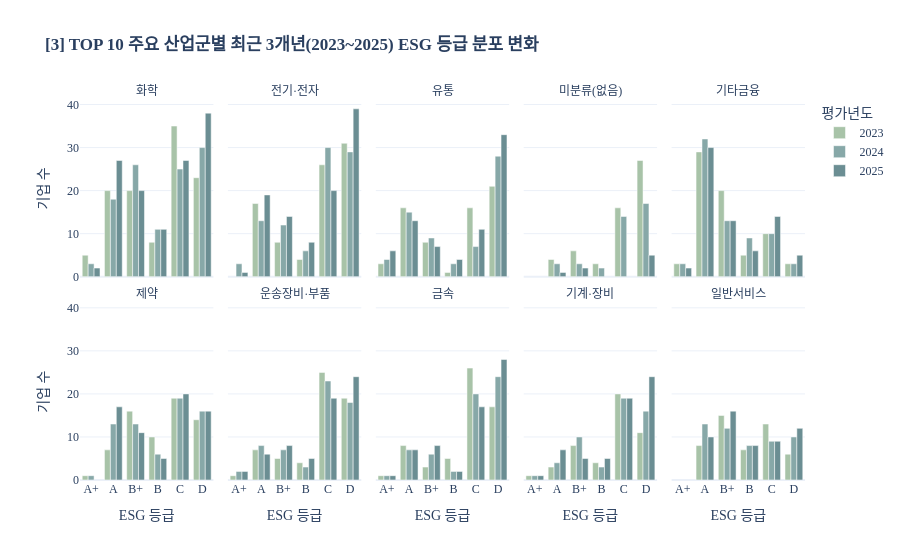

This figure's notebook cell:
### Markdown cell above
##### 3-6. TOP 10 주요 산업군의 최근 3개년(2023~2025) ESG 등급 추이

### Code cell
grade_order = ['A+', 'A', 'B+', 'B', 'C', 'D']

# TOP 10 산업군 & 최근 3개년 데이터 필터링
df_top10_3y = df[(df['평가년도'].isin([2023, 2024, 2025])) & 
                 (df['업종명_채움'].isin(top10_sectors)) & 
                 (df['ESG등급'].isin(grade_order))].copy()

df_top10_3y['평가년도'] = df_top10_3y['평가년도'].astype(str)

sector_esg_3y = df_top10_3y.groupby(['업종명_채움', '평가년도', 'ESG등급']).size().reset_index(name='기업수')

# [3] TOP 10 주요 산업군의 최근 3개년 ESG 등급 분포
fig3 = px.bar(
    sector_esg_3y,
    x='ESG등급',
    y='기업수',
    color='평가년도',
    facet_col='업종명_채움',
    facet_col_wrap=5,  # 5개씩 2줄 배치
    barmode='group',
    category_orders={'ESG등급': grade_order, '업종명_채움': top10_sectors},
    title='<b>[3] TOP 10 주요 산업군별 최근 3개년(2023~2025) ESG 등급 분포 변화</b>',
    labels={'기업수': '기업 수', 'ESG등급': 'ESG 등급', '평가년도': '연도'},
    color_discrete_map={'2023': '#A8C3A8', '2024': '#87A8A8', '2025': '#6B8E93'}
)

fig3.update_layout(
    font_family='Apple SD Gothic Neo',
    template='plotly_white',
    legend_title_text='평가년도'
)
fig3.for_each_annotation(lambda a: a.update(text=a.text.split("=")[-1])) # 서브플롯 타이틀 정리
fig3.show()

### Figure 1 — Plotly figure (JSON) as saved in the notebook; plotly's stock layout.template omitted (floating-point values rounded to 4 significant figures)
{"data": [{"alignmentgroup": "True", "hovertemplate": "연도=2023<br>업종명_채움=화학<br>ESG 등급=%{x}<br>기업 수=%{y}<extra></extra>", "legendgroup": "2023", "marker": {"color": "#A8C3A8", "pattern": {"shape": ""}}, "name": "2023", "offsetgroup": "2023", "orientation": "v", "showlegend": true, "textposition": "auto", "type": "bar", "x": ["A", "A+", "B", "B+", "C", "D"], "xaxis": "x6", "y": [20, 5, 8, 20, 35, 23], "yaxis": "y6"}, {"alignmentgroup": "True", "hovertemplate": "연도=2023<br>업종명_채움=전기·전자<br>ESG 등급=%{x}<br>기업 수=%{y}<extra></extra>", "legendgroup": "2023", "marker": {"color": "#A8C3A8", "pattern": {"shape": ""}}, "name": "2023", "offsetgroup": "2023", "orientation": "v", "showlegend": false, "textposition": "auto", "type": "bar", "x": ["A", "B", "B+", "C", "D"], "xaxis": "x7", "y": [17, 4, 8, 26, 31], "yaxis": "y7"}, {"alignmentgroup": "True", "hovertemplate": "연도=2023<br>업종명_채움=유통<br>ESG 등급=%{x}<br>기업 수=%{y}<extra></extra>", "legendgroup": "2023", "marker": {"color": "#A8C3A8", "pattern": {"shape": ""}}, "name": "2023", "offsetgroup": "2023", "orientation": "v", "showlegend": false, "textposition": "auto", "type": "bar", "x": ["A", "A+", "B", "B+", "C", "D"], "xaxis": "x8", "y": [16, 3, 1, 8, 16, 21], "yaxis": "y8"}, {"alignmentgroup": "True", "hovertemplate": "연도=2023<br>업종명_채움=미분류(없음)<br>ESG 등급=%{x}<br>기업 수=%{y}<extra></extra>", "legendgroup": "2023", "marker": {"color": "#A8C3A8", "pattern": {"shape": ""}}, "name": "2023", "offsetgroup": "2023", "orientation": "v", "showlegend": false, "textposition": "auto", "type": "bar", "x": ["A", "B", "B+", "C", "D"], "xaxis": "x9", "y": [4, 3, 6, 16, 27], "yaxis": "y9"}, {"alignmentgroup": "True", "hovertemplate": "연도=2023<br>업종명_채움=기타금융<br>ESG 등급=%{x}<br>기업 수=%{y}<extra></extra>", "legendgroup": "2023", "marker": {"color": "#A8C3A8", "pattern": {"shape": ""}}, "name": "2023", "offsetgroup": "2023", "orientation": "v", "showlegend": false, "textposition": "auto", "type": "bar", "x": ["A", "A+", "B", "B+", "C", "D"], "xaxis": "x10", "y": [29, 3, 5, 20, 10, 3], "yaxis": "y10"}, {"alignmentgroup": "True", "hovertemplate": "연도=2023<br>업종명_채움=제약<br>ESG 등급=%{x}<br>기업 수=%{y}<extra></extra>", "legendgroup": "2023", "marker": {"color": "#A8C3A8", "pattern": {"shape": ""}}, "name": "2023", "offsetgroup": "2023", "orientation": "v", "showlegend": false, "textposition": "auto", "type": "bar", "x": ["A", "A+", "B", "B+", "C", "D"], "xaxis": "x", "y": [7, 1, 10, 16, 19, 14], "yaxis": "y"}, {"alignmentgroup": "True", "hovertemplate": "연도=2023<br>업종명_채움=운송장비·부품<br>ESG 등급=%{x}<br>기업 수=%{y}<extra></extra>", "legendgroup": "2023", "marker": {"color": "#A8C3A8", "pattern": {"shape": ""}}, "name": "2023", "offsetgroup": "2023", "orientation": "v", "showlegend": false, "textposition": "auto", "type": "bar", "x": ["A", "A+", "B", "B+", "C", "D"], "xaxis": "x2", "y": [7, 1, 4, 5, 25, 19], "yaxis": "y2"}, {"alignmentgroup": "True", "hovertemplate": "연도=2023<br>업종명_채움=금속<br>ESG 등급=%{x}<br>기업 수=%{y}<extra></extra>", "legendgroup": "2023", "marker": {"color": "#A8C3A8", "pattern": {"shape": ""}}, "name": "2023", "offsetgroup": "2023", "orientation": "v", "showlegend": false, "textposition": "auto", "type": "bar", "x": ["A", "A+", "B", "B+", "C", "D"], "xaxis": "x3", "y": [8, 1, 5, 3, 26, 17], "yaxis": "y3"}, {"alignmentgroup": "True", "hovertemplate": "연도=2023<br>업종명_채움=기계·장비<br>ESG 등급=%{x}<br>기업 수=%{y}<extra></extra>", "legendgroup": "2023", "marker": {"color": "#A8C3A8", "pattern": {"shape": ""}}, "name": "2023", "offsetgroup": "2023", "orientation": "v", "showlegend": false, "textposition": "auto", "type": "bar", "x": ["A", "A+", "B", "B+", "C", "D"], "xaxis": "x4", "y": [3, 1, 4, 8, 20, 11], "yaxis": "y4"}, {"alignmentgroup": "True", "hovertemplate": "연도=2023<br>업종명_채움=일반서비스<br>ESG 등급=%{x}<br>기업 수=%{y}<extra></extra>", "legendgroup": "2023", "marker": {"color": "#A8C3A8", "pattern": {"shape": ""}}, "name": "2023", "offsetgroup": "2023", "orientation": "v", "showlegend": false, "textposition": "auto", "type": "bar", "x": ["A", "B", "B+", "C", "D"], "xaxis": "x5", "y": [8, 7, 15, 13, 6], "yaxis": "y5"}, {"alignmentgroup": "True", "hovertemplate": "연도=2024<br>업종명_채움=화학<br>ESG 등급=%{x}<br>기업 수=%{y}<extra></extra>", "legendgroup": "2024", "marker": {"color": "#87A8A8", "pattern": {"shape": ""}}, "name": "2024", "offsetgroup": "2024", "orientation": "v", "showlegend": true, "textposition": "auto", "type": "bar", "x": ["A", "A+", "B", "B+", "C", "D"], "xaxis": "x6", "y": [18, 3, 11, 26, 25, 30], "yaxis": "y6"}, {"alignmentgroup": "True", "hovertemplate": "연도=2024<br>업종명_채움=전기·전자<br>ESG 등급=%{x}<br>기업 수=%{y}<extra></extra>", "legendgroup": "2024", "marker": {"color": "#87A8A8", "pattern": {"shape": ""}}, "name": "2024", "offsetgroup": "2024", "orientation": "v", "showlegend": false, "textposition": "auto", "type": "bar", "x": ["A", "A+", "B", "B+", "C", "D"], "xaxis": "x7", "y": [13, 3, 6, 12, 30, 29], "yaxis": "y7"}, {"alignmentgroup": "True", "hovertemplate": "연도=2024<br>업종명_채움=유통<br>ESG 등급=%{x}<br>기업 수=%{y}<extra></extra>", "legendgroup": "2024", "marker": {"color": "#87A8A8", "pattern": {"shape": ""}}, "name": "2024", "offsetgroup": "2024", "orientation": "v", "showlegend": false, "textposition": "auto", "type": "bar", "x": ["A", "A+", "B", "B+", "C", "D"], "xaxis": "x8", "y": [15, 4, 3, 9, 7, 28], "yaxis": "y8"}, {"alignmentgroup": "True", "hovertemplate": "연도=2024<br>업종명_채움=미분류(없음)<br>ESG 등급=%{x}<br>기업 수=%{y}<extra></extra>", "legendgroup": "2024", "marker": {"color": "#87A8A8", "pattern": {"shape": ""}}, "name": "2024", "offsetgroup": "2024", "orientation": "v", "showlegend": false, "textposition": "auto", "type": "bar", "x": ["A", "B", "B+", "C", "D"], "xaxis": "x9", "y": [3, 2, 3, 14, 17], "yaxis": "y9"}, {"alignmentgroup": "True", "hovertemplate": "연도=2024<br>업종명_채움=기타금융<br>ESG 등급=%{x}<br>기업 수=%{y}<extra></extra>", "legendgroup": "2024", "marker": {"color": "#87A8A8", "pattern": {"shape": ""}}, "name": "2024", "offsetgroup": "2024", "orientation": "v", "showlegend": false, "textposition": "auto", "type": "bar", "x": ["A", "A+", "B", "B+", "C", "D"], "xaxis": "x10", "y": [32, 3, 9, 13, 10, 3], "yaxis": "y10"}, {"alignmentgroup": "True", "hovertemplate": "연도=2024<br>업종명_채움=제약<br>ESG 등급=%{x}<br>기업 수=%{y}<extra></extra>", "legendgroup": "2024", "marker": {"color": "#87A8A8", "pattern": {"shape": ""}}, "name": "2024", "offsetgroup": "2024", "orientation": "v", "showlegend": false, "textposition": "auto", "type": "bar", "x": ["A", "A+", "B", "B+", "C", "D"], "xaxis": "x", "y": [13, 1, 6, 13, 19, 16], "yaxis": "y"}, {"alignmentgroup": "True", "hovertemplate": "연도=2024<br>업종명_채움=운송장비·부품<br>ESG 등급=%{x}<br>기업 수=%{y}<extra></extra>", "legendgroup": "2024", "marker": {"color": "#87A8A8", "pattern": {"shape": ""}}, "name": "2024", "offsetgroup": "2024", "orientation": "v", "showlegend": false, "textposition": "auto", "type": "bar", "x": ["A", "A+", "B", "B+", "C", "D"], "xaxis": "x2", "y": [8, 2, 3, 7, 23, 18], "yaxis": "y2"}, {"alignmentgroup": "True", "hovertemplate": "연도=2024<br>업종명_채움=금속<br>ESG 등급=%{x}<br>기업 수=%{y}<extra></extra>", "legendgroup": "2024", "marker": {"color": "#87A8A8", "pattern": {"shape": ""}}, "name": "2024", "offsetgroup": "2024", "orientation": "v", "showlegend": false, "textposition": "auto", "type": "bar", "x": ["A", "A+", "B", "B+", "C", "D"], "xaxis": "x3", "y": [7, 1, 2, 6, 20, 24], "yaxis": "y3"}, {"alignmentgroup": "True", "hovertemplate": "연도=2024<br>업종명_채움=기계·장비<br>ESG 등급=%{x}<br>기업 수=%{y}<extra></extra>", "legendgroup": "2024", "marker": {"color": "#87A8A8", "pattern": {"shape": ""}}, "name": "2024", "offsetgroup": "2024", "orientation": "v", "showlegend": false, "textposition": "auto", "type": "bar", "x": ["A", "A+", "B", "B+", "C", "D"], "xaxis": "x4", "y": [4, 1, 3, 10, 19, 16], "yaxis": "y4"}, {"alignmentgroup": "True", "hovertemplate": "연도=2024<br>업종명_채움=일반서비스<br>ESG 등급=%{x}<br>기업 수=%{y}<extra></extra>", "legendgroup": "2024", "marker": {"color": "#87A8A8", "pattern": {"shape": ""}}, "name": "2024", "offsetgroup": "2024", "orientation": "v", "showlegend": false, "textposition": "auto", "type": "bar", "x": ["A", "B", "B+", "C", "D"], "xaxis": "x5", "y": [13, 8, 12, 9, 10], "yaxis": "y5"}, {"alignmentgroup": "True", "hovertemplate": "연도=2025<br>업종명_채움=화학<br>ESG 등급=%{x}<br>기업 수=%{y}<extra></extra>", "legendgroup": "2025", "marker": {"color": "#6B8E93", "pattern": {"shape": ""}}, "name": "2025", "offsetgroup": "2025", "orientation": "v", "showlegend": true, "textposition": "auto", "type": "bar", "x": ["A", "A+", "B", "B+", "C", "D"], "xaxis": "x6", "y": [27, 2, 11, 20, 27, 38], "yaxis": "y6"}, {"alignmentgroup": "True", "hovertemplate": "연도=2025<br>업종명_채움=전기·전자<br>ESG 등급=%{x}<br>기업 수=%{y}<extra></extra>", "legendgroup": "2025", "marker": {"color": "#6B8E93", "pattern": {"shape": ""}}, "name": "2025", "offsetgroup": "2025", "orientation": "v", "showlegend": false, "textposition": "auto", "type": "bar", "x": ["A", "A+", "B", "B+", "C", "D"], "xaxis": "x7", "y": [19, 1, 8, 14, 20, 39], "yaxis": "y7"}, {"alignmentgroup": "True", "hovertemplate": "연도=2025<br>업종명_채움=유통<br>ESG 등급=%{x}<br>기업 수=%{y}<extra></extra>", "legendgroup": "2025", "marker": {"color": "#6B8E93", "pattern": {"shape": ""}}, "name": "2025", "offsetgroup": "2025", "orientation": "v", "showlegend": false, "textposition": "auto", "type": "bar", "x": ["A", "A+", "B", "B+", "C", "D"], "xaxis": "x8", "y": [13, 6, 4, 7, 11, 33], "yaxis": "y8"}, {"alignmentgroup": "True", "hovertemplate": "연도=2025<br>업종명_채움=미분류(없음)<br>ESG 등급=%{x}<br>기업 수=%{y}<extra></extra>", "legendgroup": "2025", "marker": {"color": "#6B8E93", "pattern": {"shape": ""}}, "name": "2025", "offsetgroup": "2025", "orientation": "v", "showlegend": false, "textposition": "auto", "type": "bar", "x": ["A", "B+", "D"], "xaxis": "x9", "y": [1, 2, 5], "yaxis": "y9"}, {"alignmentgroup": "True", "hovertemplate": "연도=2025<br>업종명_채움=기타금융<br>ESG 등급=%{x}<br>기업 수=%{y}<extra></extra>", "legendgroup": "2025", "marker": {"color": "#6B8E93", "pattern": {"shape": ""}}, "name": "2025", "offsetgroup": "2025", "orientation": "v", "showlegend": false, "textposition": "auto", "type": "bar", "x": ["A", "A+", "B", "B+", "C", "D"], "xaxis": "x10", "y": [30, 2, 6, 13, 14, 5], "yaxis": "y10"}, {"alignmentgroup": "True", "hovertemplate": "연도=2025<br>업종명_채움=제약<br>ESG 등급=%{x}<br>기업 수=%{y}<extra></extra>", "legendgroup": "2025", "marker": {"color": "#6B8E93", "pattern": {"shape": ""}}, "name": "2025", "offsetgroup": "2025", "orientation": "v", "showlegend": false, "textposition": "auto", "type": "bar", "x": ["A", "B", "B+", "C", "D"], "xaxis": "x", "y": [17, 5, 11, 20, 16], "yaxis": "y"}, {"alignmentgroup": "True", "hovertemplate": "연도=2025<br>업종명_채움=운송장비·부품<br>ESG 등급=%{x}<br>기업 수=%{y}<extra></extra>", "legendgroup": "2025", "marker": {"color": "#6B8E93", "pattern": {"shape": ""}}, "name": "2025", "offsetgroup": "2025", "orientation": "v", "showlegend": false, "textposition": "auto", "type": "bar", "x": ["A", "A+", "B", "B+", "C", "D"], "xaxis": "x2", "y": [6, 2, 5, 8, 19, 24], "yaxis": "y2"}, {"alignmentgroup": "True", "hovertemplate": "연도=2025<br>업종명_채움=금속<br>ESG 등급=%{x}<br>기업 수=%{y}<extra></extra>", "legendgroup": "2025", "marker": {"color": "#6B8E93", "pattern": {"shape": ""}}, "name": "2025", "offsetgroup": "2025", "orientation": "v", "showlegend": false, "textposition": "auto", "type": "bar", "x": ["A", "A+", "B", "B+", "C", "D"], "xaxis": "x3", "y": [7, 1, 2, 8, 17, 28], "yaxis": "y3"}, {"alignmentgroup": "True", "hovertemplate": "연도=2025<br>업종명_채움=기계·장비<br>ESG 등급=%{x}<br>기업 수=%{y}<extra></extra>", "legendgroup": "2025", "marker": {"color": "#6B8E93", "pattern": {"shape": ""}}, "name": "2025", "offsetgroup": "2025", "orientation": "v", "showlegend": false, "textposition": "auto", "type": "bar", "x": ["A", "A+", "B", "B+", "C", "D"], "xaxis": "x4", "y": [7, 1, 5, 5, 19, 24], "yaxis": "y4"}, {"alignmentgroup": "True", "hovertemplate": "연도=2025<br>업종명_채움=일반서비스<br>ESG 등급=%{x}<br>기업 수=%{y}<extra></extra>", "legendgroup": "2025", "marker": {"color": "#6B8E93", "pattern": {"shape": ""}}, "name": "2025", "offsetgroup": "2025", "orientation": "v", "showlegend": false, "textposition": "auto", "type": "bar", "x": ["A", "B", "B+", "C", "D"], "xaxis": "x5", "y": [10, 8, 16, 9, 12], "yaxis": "y5"}], "layout": {"annotations": [{"font": {}, "showarrow": false, "text": "제약", "x": 0.092, "xanchor": "center", "xref": "paper", "y": 0.465, "yanchor": "bottom", "yref": "paper"}, {"font": {}, "showarrow": false, "text": "운송장비·부품", "x": 0.296, "xanchor": "center", "xref": "paper", "y": 0.465, "yanchor": "bottom", "yref": "paper"}, {"font": {}, "showarrow": false, "text": "금속", "x": 0.5, "xanchor": "center", "xref": "paper", "y": 0.465, "yanchor": "bottom", "yref": "paper"}, {"font": {}, "showarrow": false, "text": "기계·장비", "x": 0.704, "xanchor": "center", "xref": "paper", "y": 0.465, "yanchor": "bottom", "yref": "paper"}, {"font": {}, "showarrow": false, "text": "일반서비스", "x": 0.908, "xanchor": "center", "xref": "paper", "y": 0.465, "yanchor": "bottom", "yref": "paper"}, {"font": {}, "showarrow": false, "text": "화학", "x": 0.092, "xanchor": "center", "xref": "paper", "y": 1.0, "yanchor": "bottom", "yref": "paper"}, {"font": {}, "showarrow": false, "text": "전기·전자", "x": 0.296, "xanchor": "center", "xref": "paper", "y": 1.0, "yanchor": "bottom", "yref": "paper"}, {"font": {}, "showarrow": false, "text": "유통", "x": 0.5, "xanchor": "center", "xref": "paper", "y": 1.0, "yanchor": "bottom", "yref": "paper"}, {"font": {}, "showarrow": false, "text": "미분류(없음)", "x": 0.704, "xanchor": "center", "xref": "paper", "y": 1.0, "yanchor": "bottom", "yref": "paper"}, {"font": {}, "showarrow": false, "text": "기타금융", "x": 0.908, "xanchor": "center", "xref": "paper", "y": 1.0, "yanchor": "bottom", "yref": "paper"}], "barmode": "group", "font": {"family": "Apple SD Gothic Neo"}, "legend": {"title": {"text": "평가년도"}, "tracegroupgap": 0}, "title": {"text": "<b>[3] TOP 10 주요 산업군별 최근 3개년(2023~2025) ESG 등급 분포 변화</b>"}, "xaxis": {"anchor": "y", "categoryarray": ["A+", "A", "B+", "B", "C", "D"], "categoryorder": "array", "domain": [0, 0.184], "title": {"text": "ESG 등급"}}, "xaxis10": {"anchor": "y10", "domain": [0.816, 1], "matches": "x", "showticklabels": false}, "xaxis2": {"anchor": "y2", "categoryarray": ["A+", "A", "B+", "B", "C", "D"], "categoryorder": "array", "domain": [0.204, 0.388], "matches": "x", "title": {"text": "ESG 등급"}}, "xaxis3": {"anchor": "y3", "categoryarray": ["A+", "A", "B+", "B", "C", "D"], "categoryorder": "array", "domain": [0.408, 0.592], "matches": "x", "title": {"text": "ESG 등급"}}, "xaxis4": {"anchor": "y4", "categoryarray": ["A+", "A", "B+", "B", "C", "D"], "categoryorder": "array", "domain": [0.612, 0.796], "matches": "x", "title": {"text": "ESG 등급"}}, "xaxis5": {"anchor": "y5", "categoryarray": ["A+", "A", "B+", "B", "C", "D"], "categoryorder": "array", "domain": [0.816, 1], "matches": "x", "title": {"text": "ESG 등급"}}, "xaxis6": {"anchor": "y6", "domain": [0, 0.184], "matches": "x", "showticklabels": false}, "xaxis7": {"anchor": "y7", "domain": [0.204, 0.388], "matches": "x", "showticklabels": false}, "xaxis8": {"anchor": "y8", "domain": [0.408, 0.592], "matches": "x", "showticklabels": false}, "xaxis9": {"anchor": "y9", "domain": [0.612, 0.796], "matches": "x", "showticklabels": false}, "yaxis": {"anchor": "x", "domain": [0, 0.465], "title": {"text": "기업 수"}}, "yaxis10": {"anchor": "x10", "domain": [0.535, 1.0], "matches": "y", "showticklabels": false}, "yaxis2": {"anchor": "x2", "domain": [0, 0.465], "matches": "y", "showticklabels": false}, "yaxis3": {"anchor": "x3", "domain": [0, 0.465], "matches": "y", "showticklabels": false}, "yaxis4": {"anchor": "x4", "domain": [0, 0.465], "matches": "y", "showticklabels": false}, "yaxis5": {"anchor": "x5", "domain": [0, 0.465], "matches": "y", "showticklabels": false}, "yaxis6": {"anchor": "x6", "domain": [0.535, 1.0], "matches": "y", "title": {"text": "기업 수"}}, "yaxis7": {"anchor": "x7", "domain": [0.535, 1.0], "matches": "y", "showticklabels": false}, "yaxis8": {"anchor": "x8", "domain": [0.535, 1.0], "matches": "y", "showticklabels": false}, "yaxis9": {"anchor": "x9", "domain": [0.535, 1.0], "matches": "y", "showticklabels": false}}}
